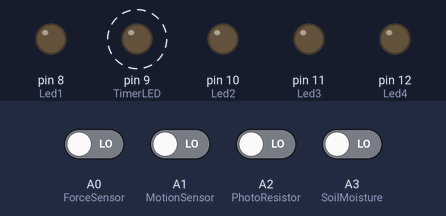
A sketch run on a simulated Arduino Uno, built with avr-gcc and run on an emulated ATmega328P. Shown: output pins drawn as LEDs (lit = HIGH). Dashed ring = blinking. The test bench sets the inputs (shaded band); at power-on: A0 (ForceSensor), A1 (MotionSensor), A2 (PhotoResistor), A3 (SoilMoisture) LOW.

Above: at 0.87 s.
1.3 s: A0 (ForceSensor) driven HIGH
At 1.62 s:
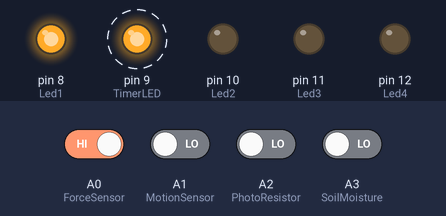
4.3 s: A1 (MotionSensor) driven HIGH
At 4.62 s:
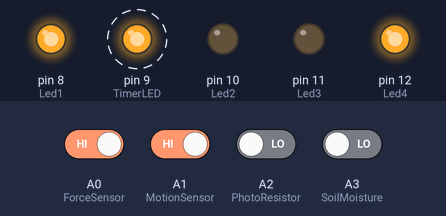
7.3 s: A2 (PhotoResistor) driven HIGH
At 7.62 s:
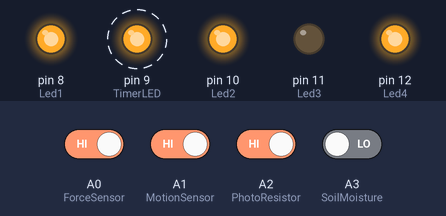
10.3 s: A3 (SoilMoisture) driven HIGH
At 10.62 s:
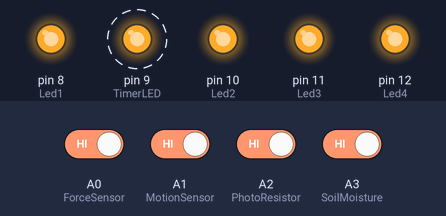
13.3 s: A0 (ForceSensor) driven LOW
At 13.62 s:
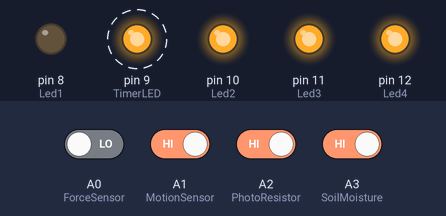
16.3 s: A1 (MotionSensor) driven LOW
At 16.62 s:
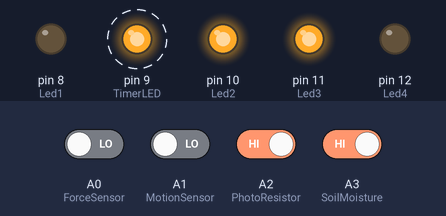
Timing chart, 0 to 20.3 s (numbered marks = the images above; inputs shaded):
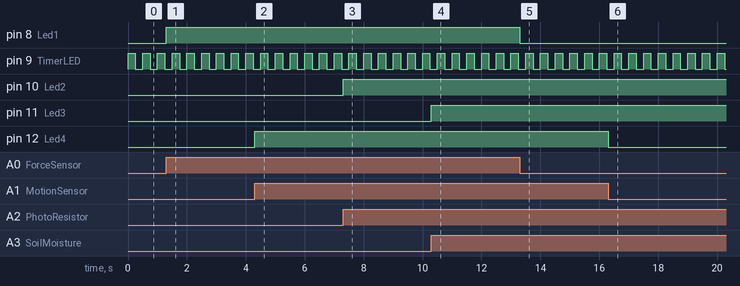

Measured:
- after the input at 1.3 s, pin 8 (Led1): LOW → HIGH at once
- after the input at 4.3 s, pin 12 (Led4): LOW → HIGH at once
- after the input at 7.3 s, pin 10 (Led2): LOW → HIGH at once
- after the input at 10.3 s, pin 11 (Led3): LOW → HIGH at once
- after the input at 13.3 s, pin 8 (Led1): HIGH → LOW at once
- after the input at 16.3 s, pin 12 (Led4): HIGH → LOW at once
- by itself, pin 9 (TimerLED): alternates HIGH for 0.25 s and LOW for 0.25 s

The sketch:

Timer_Interrupt.ino
```cpp
// Declaration of pins.
const int ForceSensor = A0;
const int MotionSensor = A1;
const int PhotoResistor = A2;
const int SoilMoisture = A3;

const int Led1 = 8;
const int Led2 = 10;
const int Led3 = 11;
const int Led4 = 12;
const int TimerLED = 9;

void setup()
{
  Serial.begin(9600);
  pinMode(ForceSensor, INPUT);
  pinMode(MotionSensor, INPUT);
  pinMode(PhotoResistor, INPUT);
  pinMode(SoilMoisture, INPUT);

  pinMode(Led1, OUTPUT);
  pinMode(Led2, OUTPUT);
  pinMode(Led3, OUTPUT);
  pinMode(Led4, OUTPUT);

  pinMode(TimerLED, OUTPUT);

  PCMSK1 |= bit(PCINT8); // Enable interrupt A0
  PCMSK1 |= bit(PCINT9); // Enable interrupt A1
  PCMSK1 |= bit(PCINT10);// Enable interrupt A2
  PCMSK1 |= bit(PCINT11);// Enable interrupt A3

  PCICR |= bit(PCIE1);

  cli();  // Disable Interrupts
  TCCR1A = 0;
  TCCR1B = 0;
  TCNT1 = 0;

  OCR1A = 15625;  // For 1 second interval with a 16MHz clock

  TCCR1B |= (1 << WGM12) | (1 << CS12);
  TIMSK1 |= (1 << OCIE1A);	// Timer Mask

  sei();  // Enable Interrupts
}

void loop()
{
}

ISR(PCINT1_vect)
{
  if(digitalRead(ForceSensor))
  {
    digitalWrite(Led1, HIGH);
  } else digitalWrite(Led1, LOW);

  if(digitalRead(PhotoResistor))
  {
    digitalWrite(Led2, HIGH);
  } else digitalWrite(Led2, LOW);

  if(digitalRead(SoilMoisture))
  {
    digitalWrite(Led3, HIGH);
  } else digitalWrite(Led3, LOW);

  if(digitalRead(MotionSensor))
  {
    digitalWrite(Led4, HIGH);
  } else digitalWrite(Led4, LOW);
}

ISR(TIMER1_COMPA_vect) // Performing the Timer Interrrupt
{
  int LEDState = digitalRead(TimerLED);
  digitalWrite(TimerLED, !LEDState);
}
```
